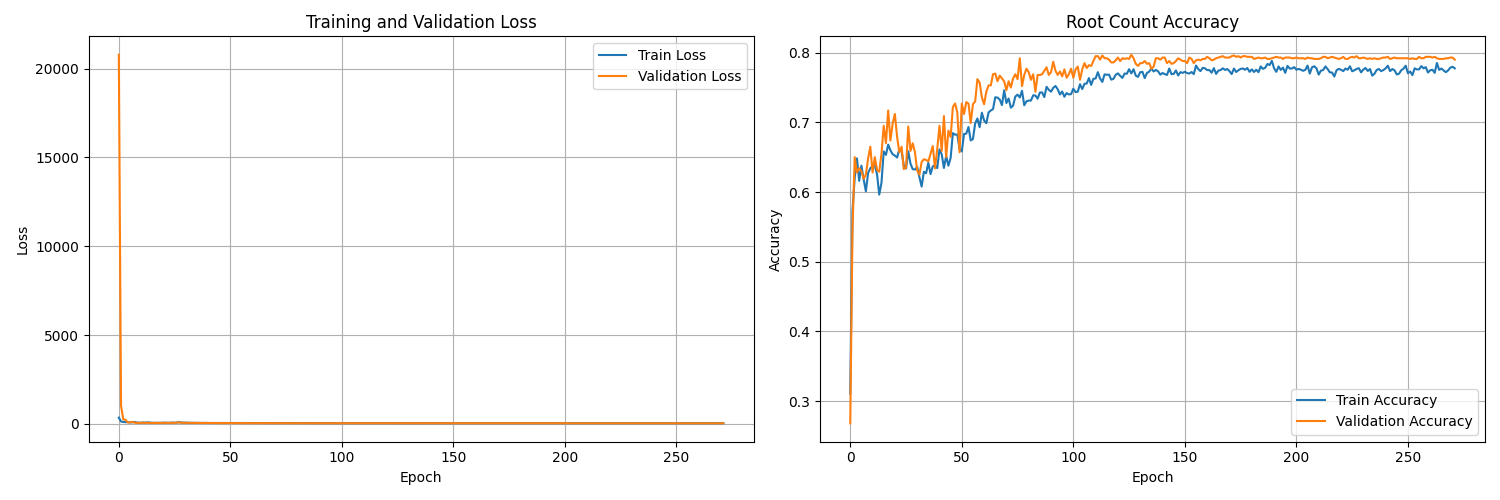

Generate this figure with Python:
import numpy as np
import pandas as pd
import torch
import torch.nn as nn
import torch.optim as optim
from torch.utils.data import Dataset, DataLoader
import matplotlib.pyplot as plt
from sklearn.model_selection import train_test_split
from sklearn.preprocessing import StandardScaler
from scipy.optimize import fsolve
import warnings
warnings.filterwarnings('ignore')

# GPU 사용 가능하면 GPU 사용
device = torch.device('cuda' if torch.cuda.is_available() else 'cpu')
print(f"사용 디바이스: {device}")

def calculate_actual_roots(a, b, c, domain_range=(-50, 50), step=1, tolerance=1e-8, max_roots=20):
    """실제 근을 수치적으로 계산하는 함수"""
    def f(x, a, b, c):
        """f(x) = e^x * x / (x^4 + bx^2 - cx - 5) - a"""
        if x == 0:
            return np.inf
        try:
            denominator = x**4 + b*x**2 - c*x - 5
            if abs(denominator) < 1e-12:  # 분모가 0에 가까우면
                return np.inf
            return np.exp(x) * x / denominator - a
        except:
            return np.inf
    
    roots = []
    initial_guesses = np.arange(domain_range[0], domain_range[1] + step, step)
    
    # fsolve를 사용한 근찾기
    for guess in initial_guesses:
        try:
            # fsolve 사용
            root_val = fsolve(lambda x: f(x, a, b, c), guess, full_output=True)
            if root_val[2] == 1:  # 수렴 성공
                x_root = root_val[0][0]
                
                # 실제로 근인지 확인
                if abs(f(x_root, a, b, c)) < tolerance:
                    # 중복 제거 (이미 찾은 근과 너무 가까우면 제외)
                    if not any(abs(x_root - r) < tolerance for r in roots):
                        # 정의역 내에 있는지 확인
                        if domain_range[0] <= x_root <= domain_range[1]:
                            roots.append(x_root)
                            
                            # 최대 근 개수 제한
                            if len(roots) >= max_roots:
                                break
        except:
            continue
    
    return sorted(roots)

class RootDataset(Dataset):
    """근 예측용 데이터셋"""
    def __init__(self, X, y_num, y_values):
        self.X = torch.FloatTensor(X)
        self.y_num = torch.FloatTensor(y_num)
        self.y_values = torch.FloatTensor(y_values)
    
    def __len__(self):
        return len(self.X)
    
    def __getitem__(self, idx):
        return self.X[idx], self.y_num[idx], self.y_values[idx]

class RootPredictorNet(nn.Module):
    """근 예측 신경망 - 최대 4개 근까지 예측"""
    def __init__(self, input_dim=3, hidden_dims=[128, 256, 512, 512, 256, 128], max_roots=3):
        super(RootPredictorNet, self).__init__()
        self.max_roots = max_roots
        
        # 공통 백본 네트워크
        layers = []
        prev_dim = input_dim
        
        for hidden_dim in hidden_dims:
            layers.extend([
                nn.Linear(prev_dim, hidden_dim),
                nn.ReLU(),
                nn.BatchNorm1d(hidden_dim),
                nn.Dropout(0.2 if hidden_dim <= 256 else 0.3)
            ])
            prev_dim = hidden_dim
        
        self.backbone = nn.Sequential(*layers)
        
        # 근의 개수 예측 헤드 (0개부터 4개까지)
        self.num_head = nn.Sequential(
            nn.Linear(hidden_dims[-1], 64),
            nn.ReLU(),
            nn.Dropout(0.2),
            nn.Linear(64, max_roots + 1),  # 0, 1, 2, 3, 4개 근
            nn.Softmax(dim=1)
        )
        
        # 근의 값 예측 헤드
        self.values_head = nn.Sequential(
            nn.Linear(hidden_dims[-1], 128),
            nn.ReLU(),
            nn.Dropout(0.2),
            nn.Linear(128, 64),
            nn.ReLU(),
            nn.Dropout(0.1),
            nn.Linear(64, max_roots)  # 최대 4개 근의 값
        )
    
    def forward(self, x):
        # 공통 특성 추출
        features = self.backbone(x)
        
        # 두 개의 헤드로 예측
        num_roots = self.num_head(features)
        root_values = self.values_head(features)
        
        return num_roots, root_values

class RootPredictor:
    def __init__(self, csv_file_path, max_roots=4):
        self.csv_file_path = csv_file_path
        self.model = None
        self.scaler = StandardScaler()
        self.device = device
        self.max_roots = max_roots
        
    def load_and_prepare_data(self):
        """CSV 파일에서 데이터 로드 및 전처리"""
        print("데이터 로딩 및 전처리 중...")
        
        # CSV 파일 읽기
        df = pd.read_csv(self.csv_file_path)
        print(f"원본 데이터 크기: {df.shape}")
        print(f"컬럼: {df.columns.tolist()}")
        
        # 입력 변수 (a, b, c)
        X = df[['a', 'b', 'c']].values
        
        # 근의 개수
        num_roots = df['num_roots'].values
        
        # 근의 값들 (root_1, root_2, root_3, ... 컬럼들)
        root_columns = [col for col in df.columns if col.startswith('root_')]
        print(f"근 컬럼들: {root_columns}")
        
        # 실제 근의 값들 추출
        y_roots = []
        for i, row in df.iterrows():
            roots = []
            num_roots_i = int(row['num_roots'])
            
            # 최대 4개까지만 사용
            for j in range(min(num_roots_i, self.max_roots)):
                if j < len(root_columns):
                    root_value = row[root_columns[j]]
                    if pd.notna(root_value):  # NaN이 아닌 경우만
                        roots.append(root_value)
            
            y_roots.append(roots)
        
        # 근의 개수별 분포 확인 (4개 초과는 4개로 제한)
        root_counts = [min(len(roots), self.max_roots) for roots in y_roots]
        unique, counts = np.unique(root_counts, return_counts=True)
        print("\n근의 개수별 분포 (4개 초과는 4개로 제한):")
        for num, count in zip(unique, counts):
            print(f"  {num}개 근: {count}개 샘플 ({count/len(y_roots)*100:.1f}%)")
        
        return X, y_roots
    
    def prepare_training_data(self, X, y_roots):
        """학습용 데이터 전처리"""
        print("학습용 데이터 변환 중...")
        
        # 입력 정규화
        X_scaled = self.scaler.fit_transform(X)
        
        # 근의 개수를 원핫인코딩
        y_num = []
        y_values = []
        
        for roots in y_roots:
            # 근의 개수 (최대 4개로 제한)
            num_roots = min(len(roots), self.max_roots)
            num_onehot = [0] * (self.max_roots + 1)
            num_onehot[num_roots] = 1
            y_num.append(num_onehot)
            
            # 근의 값들 (4개로 패딩)
            values = list(roots[:self.max_roots]) + [0.0] * (self.max_roots - len(roots[:self.max_roots]))
            y_values.append(values)
        
        return X_scaled, np.array(y_num), np.array(y_values)
    
    def masked_mse_loss(self, predicted_values, true_values, predicted_num):
        """마스킹된 MSE 손실"""
        batch_size = predicted_values.size(0)
        total_loss = 0
        valid_samples = 0
        
        for i in range(batch_size):
            num_roots = torch.argmax(predicted_num[i]).item()
            if num_roots > 0:
                loss = nn.MSELoss()(predicted_values[i, :num_roots], true_values[i, :num_roots])
                total_loss += loss
                valid_samples += 1
        
        return total_loss / max(valid_samples, 1)
    
    def train(self, epochs=100, batch_size=128, learning_rate=0.001, validation_split=0.2):
        """모델 학습"""
        print("=== PyTorch 복잡한 초월방정식 근 예측 신경망 학습 시작 (최대 4개 근) ===")
        
        # 데이터 로드
        X, y_roots = self.load_and_prepare_data()
        X_scaled, y_num, y_values = self.prepare_training_data(X, y_roots)
        
        print(f"전처리된 데이터 크기: X={X_scaled.shape}, y_num={y_num.shape}, y_values={y_values.shape}")
        
        # 학습/검증 데이터 분할
        X_train, X_val, y_num_train, y_num_val, y_values_train, y_values_val = train_test_split(
            X_scaled, y_num, y_values, test_size=validation_split, random_state=42, stratify=np.argmax(y_num, axis=1)
        )
        
        print(f"학습 데이터: {len(X_train)}개")
        print(f"검증 데이터: {len(X_val)}개")
        
        # 데이터로더 생성
        train_dataset = RootDataset(X_train, y_num_train, y_values_train)
        val_dataset = RootDataset(X_val, y_num_val, y_values_val)
        
        train_loader = DataLoader(train_dataset, batch_size=batch_size, shuffle=True)
        val_loader = DataLoader(val_dataset, batch_size=batch_size, shuffle=False)
        
        # 모델 생성
        self.model = RootPredictorNet(max_roots=self.max_roots).to(self.device)
        print(f"\n모델 파라미터 수: {sum(p.numel() for p in self.model.parameters()):,}")
        
        # 옵티마이저와 손실함수
        optimizer = optim.Adam(self.model.parameters(), lr=learning_rate, weight_decay=1e-5)
        scheduler = optim.lr_scheduler.ReduceLROnPlateau(optimizer, mode='min', factor=0.5, patience=8)
        
        ce_loss = nn.CrossEntropyLoss()
        
        # 학습 기록
        train_losses = []
        val_losses = []
        train_num_accs = []
        val_num_accs = []
        
        best_val_loss = float('inf')
        patience_counter = 0
        patience = 100
        
        print("\n=== 학습 시작 ===")
        
        for epoch in range(epochs):
            # 학습 모드
            self.model.train()
            train_loss = 0
            train_num_correct = 0
            train_total = 0
            
            for batch_x, batch_y_num, batch_y_values in train_loader:
                batch_x = batch_x.to(self.device)
                batch_y_num = batch_y_num.to(self.device)
                batch_y_values = batch_y_values.to(self.device)
                
                optimizer.zero_grad()
                
                # 순전파
                pred_num, pred_values = self.model(batch_x)
                
                # 손실 계산
                num_loss = ce_loss(pred_num, torch.argmax(batch_y_num, dim=1))
                values_loss = self.masked_mse_loss(pred_values, batch_y_values, batch_y_num)
                total_loss = num_loss + 10.0 * values_loss
                
                # 역전파
                total_loss.backward()
                torch.nn.utils.clip_grad_norm_(self.model.parameters(), max_norm=1.0)  # gradient clipping
                optimizer.step()
                
                train_loss += total_loss.item()
                
                # 정확도 계산
                _, predicted = torch.max(pred_num, 1)
                _, true_labels = torch.max(batch_y_num, 1)
                train_num_correct += (predicted == true_labels).sum().item()
                train_total += batch_y_num.size(0)
            
            # 검증 모드
            self.model.eval()
            val_loss = 0
            val_num_correct = 0
            val_total = 0
            
            with torch.no_grad():
                for batch_x, batch_y_num, batch_y_values in val_loader:
                    batch_x = batch_x.to(self.device)
                    batch_y_num = batch_y_num.to(self.device)
                    batch_y_values = batch_y_values.to(self.device)
                    
                    pred_num, pred_values = self.model(batch_x)
                    
                    num_loss = ce_loss(pred_num, torch.argmax(batch_y_num, dim=1))
                    values_loss = self.masked_mse_loss(pred_values, batch_y_values, batch_y_num)
                    total_loss = num_loss + 10.0 * values_loss
                    
                    val_loss += total_loss.item()
                    
                    _, predicted = torch.max(pred_num, 1)
                    _, true_labels = torch.max(batch_y_num, 1)
                    val_num_correct += (predicted == true_labels).sum().item()
                    val_total += batch_y_num.size(0)
            
            # 평균 계산
            train_loss /= len(train_loader)
            val_loss /= len(val_loader)
            train_acc = train_num_correct / train_total
            val_acc = val_num_correct / val_total
            
            # 기록
            train_losses.append(train_loss)
            val_losses.append(val_loss)
            train_num_accs.append(train_acc)
            val_num_accs.append(val_acc)
            
            # 스케줄러 업데이트
            scheduler.step(val_loss)
            current_lr = optimizer.param_groups[0]['lr']
            
            # 출력
            if (epoch + 1) % 5 == 0 or epoch == 0:
                print(f"Epoch [{epoch+1}/{epochs}]")
                print(f"  Train Loss: {train_loss:.4f}, Train Acc: {train_acc:.4f}")
                print(f"  Val Loss: {val_loss:.4f}, Val Acc: {val_acc:.4f}")
                print(f"  LR: {current_lr:.6f}")
            
            # Early Stopping
            if val_loss < best_val_loss:
                best_val_loss = val_loss
                patience_counter = 0
                # 최고 모델 저장
                torch.save(self.model.state_dict(), 'best_root_model_4max.pth')
            else:
                patience_counter += 1
                if patience_counter >= patience:
                    print(f"Early stopping at epoch {epoch+1}")
                    break
        
        # 최고 모델 로드
        self.model.load_state_dict(torch.load('best_root_model_4max.pth'))
        
        print("\n=== 학습 완료 ===")
        
        # 학습 과정 시각화
        self.plot_training_history(train_losses, val_losses, train_num_accs, val_num_accs)
        
        return {
            'train_losses': train_losses,
            'val_losses': val_losses,
            'train_accs': train_num_accs,
            'val_accs': val_num_accs
        }
    
    def plot_training_history(self, train_losses, val_losses, train_accs, val_accs):
        """학습 과정 시각화"""
        fig, axes = plt.subplots(1, 2, figsize=(15, 5))
        
        # 손실
        axes[0].plot(train_losses, label='Train Loss')
        axes[0].plot(val_losses, label='Validation Loss')
        axes[0].set_title('Training and Validation Loss')
        axes[0].set_xlabel('Epoch')
        axes[0].set_ylabel('Loss')
        axes[0].legend()
        axes[0].grid(True)
        
        # 정확도
        axes[1].plot(train_accs, label='Train Accuracy')
        axes[1].plot(val_accs, label='Validation Accuracy')
        axes[1].set_title('Root Count Accuracy')
        axes[1].set_xlabel('Epoch')
        axes[1].set_ylabel('Accuracy')
        axes[1].legend()
        axes[1].grid(True)
        
        plt.tight_layout()
        plt.show()
    
    def predict_roots(self, a, b, c):
        """근 예측 - 최대 4개까지"""
        if self.model is None:
            raise ValueError("모델이 학습되지 않았습니다.")
        
        self.model.eval()
        
        # 입력 정규화
        X_input = self.scaler.transform([[a, b, c]])
        X_tensor = torch.FloatTensor(X_input).to(self.device)
        
        with torch.no_grad():
            pred_num, pred_values = self.model(X_tensor)
            
            # CPU로 이동 후 numpy 변환
            pred_num = pred_num.cpu().numpy()
            pred_values = pred_values.cpu().numpy()
        
        # 근의 개수 결정
        predicted_num_roots = np.argmax(pred_num[0])
        predicted_probs = pred_num[0]  # 0개, 1개, 2개, 3개, 4개 근의 확률
        
        # 해당 개수만큼 근의 값 반환
        if predicted_num_roots == 0:
            return [], predicted_probs
        else:
            roots = pred_values[0][:predicted_num_roots].tolist()
            return roots, predicted_probs
    
    def evaluate_on_test_set(self, test_ratio=0.1):
        """테스트 세트로 성능 평가"""
        print("=== 테스트 세트 평가 ===")
        
        # 데이터 다시 로드
        X, y_roots = self.load_and_prepare_data()
        X_scaled, y_num, y_values = self.prepare_training_data(X, y_roots)
        
        # 테스트 세트 분리
        _, X_test, _, y_num_test, _, y_values_test = train_test_split(
            X_scaled, y_num, y_values, test_size=test_ratio, random_state=42, stratify=np.argmax(y_num, axis=1)
        )
        
        correct_count = 0
        total_error = 0
        
        for i in range(min(20, len(X_test))):  # 처음 20개만 출력
            # 원래 스케일로 복원
            original_params = self.scaler.inverse_transform([X_test[i]])[0]
            a, b, c = original_params
            
            # 예측
            predicted_roots, probs = self.predict_roots(a, b, c)
            
            # 실제 값
            true_num_roots = np.argmax(y_num_test[i])
            true_roots = y_values_test[i][:true_num_roots].tolist() if true_num_roots > 0 else []
            
            print(f"\n테스트 {i+1}:")
            print(f"  파라미터: a={a:.3f}, b={b:.3f}, c={c:.3f}")
            print(f"  실제 근 ({true_num_roots}개): {[f'{r:.4f}' for r in true_roots]}")
            print(f"  예측 근 ({len(predicted_roots)}개): {[f'{r:.4f}' for r in predicted_roots]}")
            print(f"  예측 확률 [0,1,2,3,4개]: {[f'{p:.3f}' for p in probs]}")
            
            if len(predicted_roots) == len(true_roots):
                correct_count += 1
                if len(true_roots) > 0:
                    true_sorted = sorted(true_roots)
                    pred_sorted = sorted(predicted_roots)
                    error = np.mean([abs(t - p) for t, p in zip(true_sorted, pred_sorted)])
                    total_error += error
                    print(f"  평균 오차: {error:.4f}")
                else:
                    print("  ✅ 정확 (0개 근)")
            else:
                print("  ❌ 근의 개수 불일치")
        
        test_samples = min(20, len(X_test))
        accuracy = correct_count / test_samples
        avg_error = total_error / max(correct_count, 1)
        
        print(f"\n=== 평가 결과 ===")
        print(f"근의 개수 정확도: {accuracy:.1%}")
        print(f"평균 근의 값 오차: {avg_error:.4f}")
        
        return accuracy, avg_error

# 메인 실행 코드
if __name__ == "__main__":
    # CSV 파일 경로 설정
    csv_file_path = 'neural_network_dataset5.csv'  # 파일 경로를 실제 경로로 변경하세요
    
    # 예측기 생성 (최대 4개 근까지 처리)
    predictor = RootPredictor(csv_file_path, max_roots=4)
    
    # 학습 실행
    history = predictor.train(
        epochs=300,
        batch_size=512,
        learning_rate=0.03,
        validation_split=0.2
    )
    
    # 테스트 세트로 성능 평가
    predictor.evaluate_on_test_set(test_ratio=0.1)
    
    # 개별 예측 테스트 (실제 근과 비교)
    print("\n=== 개별 예측 테스트 (실제 근과 비교) ===")
    print("방정식: e^x * x / (x^4 + bx^2 - cx - 5) - a = 0")
    print("-" * 60)
    
    test_cases = [
        (1.0, 2.0, 3.0),
        (-0.5, 1.5, -2.0),
        (0.8, -1.0, 0.5),
        (2.5, 0.0, 1.0),
        (-1.2, 3.0, -1.5),
        (0.3, -0.8, 2.2),
        (1.8, 1.2, -0.7),
        (-0.9, -1.5, 1.8)
    ]
    
    for i, (a, b, c) in enumerate(test_cases):
        try:
            print(f"\n테스트 케이스 {i+1}:")
            print(f"파라미터: a={a}, b={b}, c={c}")
            
            # 실제 근 계산 (수치적 방법)
            print("실제 근 계산 중...")
            actual_roots = calculate_actual_roots(a, b, c)
            
            # 신경망 예측
            predicted_roots, probs = predictor.predict_roots(a, b, c)
            
            print(f"  실제 근 ({len(actual_roots)}개): {[f'{r:.4f}' for r in actual_roots]}")
            print(f"  예측 근 ({len(predicted_roots)}개): {[f'{r:.4f}' for r in predicted_roots]}")
            print(f"  예측 확률 [0,1,2,3,4개]: {[f'{p:.3f}' for p in probs]}")
            
            # 정확도 평가
            if len(actual_roots) == len(predicted_roots):
                if len(actual_roots) == 0:
                    print("  ✅ 정확 (실근 없음)")
                else:
                    actual_sorted = sorted(actual_roots)
                    predicted_sorted = sorted(predicted_roots)
                    errors = [abs(a - p) for a, p in zip(actual_sorted, predicted_sorted)]
                    avg_error = np.mean(errors)
                    print(f"  평균 오차: {avg_error:.4f}")
                    if avg_error < 0.5:
                        print("  ✅ 매우 정확")
                    elif avg_error < 2.0:
                        print("  ⚠️  약간 부정확")
                    else:
                        print("  ❌ 부정확")
            else:
                print("  ❌ 근의 개수 불일치")
            
        except Exception as e:
            print(f"테스트 케이스 {i+1}: a={a}, b={b}, c={c} → 예측 실패: {e}")
        print("-" * 40)
    
    print(f"\n학습된 모델이 'best_root_model_4max.pth'에 저장되었습니다!")
    print("복잡한 초월방정식 e^x * x / (x^4 + bx^2 - cx - 5) - a = 0의 근을 예측하는 신경망입니다.")
